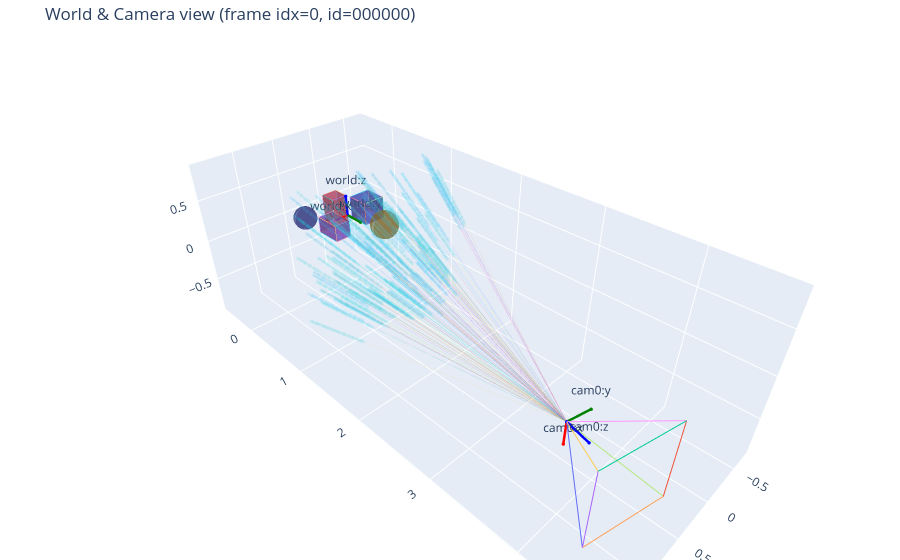

Notebook source saved alongside this figure:
### Code cell
if show_world_interactive:
    from nerflab.viz import plot_world_interactive
    try:
        world = load_world(world_json_path)
        cam = camera_from_loaded_H(batch["H_wc"])  
        idx = max(0, min(idx_frame_render, cam.B - 1))
        title = f"World & Camera view (frame idx={idx}, id={frame_ids[idx]})" if idx is not None else "All cam poses"

        idx_per_pose = torch.tensor([[idx_ray_render]], dtype=torch.long)

        fig, _ = plot_world_interactive(
            world,
            cameras=cam,
            cam_indices=[idx] if idx is not None else "all",
            draw_rays=True,
            draw_samples=True,
            # rays_indices=idx_per_pose,
            rays_per_pose=100,
            samples_deterministic=False,
            ray_alpha=0.25,
            samples_alpha=0.1,
            shape_edge_alpha=1.0,
            shape_face_alpha=0.6,
            set_labels=False,
            title=title,
            save_html=f"{scene_dir}/world_view.html",  # interactive output
            show=True,
        )
        # Optional static preview if you also want a PNG (requires `pip install kaleido`)
        # fig.write_image(f"{scene_dir}/world_view.png", scale=2)
    except Exception as e:
        print("[Warn] World Plotly view skipped due to error:", e)

### Figure 1 — Plotly figure (JSON) as saved in the notebook; plotly's stock layout.template omitted (floating-point values rounded to 4 significant figures; data arrays with more than 128 entries replaced by an {"elided": "..."} marker saying what was removed)
{"data": [{"flatshading": true, "hoverinfo": "skip", "i": [0, 0, 4, 4, 0, 0, 1, 1, 2, 2, 3, 3], "j": [1, 2, 6, 7, 4, 5, 5, 6, 6, 7, 7, 4], "k": [2, 3, 5, 6, 5, 1, 6, 2, 7, 3, 4, 0], "lighting": {"ambient": 0.5, "diffuse": 0.7, "specular": 0.1}, "name": "box", "opacity": 0.6, "type": "mesh3d", "x": [-0.44, -0.16, -0.16, -0.44, -0.44, -0.16, -0.16, -0.44], "y": [-0.14, -0.14, 0.14, 0.14, -0.14, -0.14, 0.14, 0.14], "z": [-0.14, -0.14, -0.14, -0.14, 0.14, 0.14, 0.14, 0.14]}, {"hoverinfo": "skip", "line": {"width": 1}, "mode": "lines", "name": "box-edge", "opacity": 1, "showlegend": false, "type": "scatter3d", "x": [-0.44, -0.16], "y": [-0.14, -0.14], "z": [-0.14, -0.14]}, {"hoverinfo": "skip", "line": {"width": 1}, "mode": "lines", "name": "box-edge", "opacity": 1, "showlegend": false, "type": "scatter3d", "x": [-0.16, -0.16], "y": [-0.14, 0.14], "z": [-0.14, -0.14]}, {"hoverinfo": "skip", "line": {"width": 1}, "mode": "lines", "name": "box-edge", "opacity": 1, "showlegend": false, "type": "scatter3d", "x": [-0.16, -0.44], "y": [0.14, 0.14], "z": [-0.14, -0.14]}, {"hoverinfo": "skip", "line": {"width": 1}, "mode": "lines", "name": "box-edge", "opacity": 1, "showlegend": false, "type": "scatter3d", "x": [-0.44, -0.44], "y": [0.14, -0.14], "z": [-0.14, -0.14]}, {"hoverinfo": "skip", "line": {"width": 1}, "mode": "lines", "name": "box-edge", "opacity": 1, "showlegend": false, "type": "scatter3d", "x": [-0.44, -0.16], "y": [-0.14, -0.14], "z": [0.14, 0.14]}, {"hoverinfo": "skip", "line": {"width": 1}, "mode": "lines", "name": "box-edge", "opacity": 1, "showlegend": false, "type": "scatter3d", "x": [-0.16, -0.16], "y": [-0.14, 0.14], "z": [0.14, 0.14]}, {"hoverinfo": "skip", "line": {"width": 1}, "mode": "lines", "name": "box-edge", "opacity": 1, "showlegend": false, "type": "scatter3d", "x": [-0.16, -0.44], "y": [0.14, 0.14], "z": [0.14, 0.14]}, {"hoverinfo": "skip", "line": {"width": 1}, "mode": "lines", "name": "box-edge", "opacity": 1, "showlegend": false, "type": "scatter3d", "x": [-0.44, -0.44], "y": [0.14, -0.14], "z": [0.14, 0.14]}, {"hoverinfo": "skip", "line": {"width": 1}, "mode": "lines", "name": "box-edge", "opacity": 1, "showlegend": false, "type": "scatter3d", "x": [-0.44, -0.44], "y": [-0.14, -0.14], "z": [-0.14, 0.14]}, {"hoverinfo": "skip", "line": {"width": 1}, "mode": "lines", "name": "box-edge", "opacity": 1, "showlegend": false, "type": "scatter3d", "x": [-0.16, -0.16], "y": [-0.14, -0.14], "z": [-0.14, 0.14]}, {"hoverinfo": "skip", "line": {"width": 1}, "mode": "lines", "name": "box-edge", "opacity": 1, "showlegend": false, "type": "scatter3d", "x": [-0.16, -0.16], "y": [0.14, 0.14], "z": [-0.14, 0.14]}, {"hoverinfo": "skip", "line": {"width": 1}, "mode": "lines", "name": "box-edge", "opacity": 1, "showlegend": false, "type": "scatter3d", "x": [-0.44, -0.44], "y": [0.14, 0.14], "z": [-0.14, 0.14]}, {"flatshading": true, "hoverinfo": "skip", "i": [0, 0, 4, 4, 0, 0, 1, 1, 2, 2, 3, 3], "j": [1, 2, 6, 7, 4, 5, 5, 6, 6, 7, 7, 4], "k": [2, 3, 5, 6, 5, 1, 6, 2, 7, 3, 4, 0], "lighting": {"ambient": 0.5, "diffuse": 0.7, "specular": 0.1}, "name": "box", "opacity": 0.6, "type": "mesh3d", "x": [0.18, 0.38, 0.38, 0.18, 0.18, 0.38, 0.38, 0.18], "y": [-0.04, -0.04, 0.28, 0.28, -0.04, -0.04, 0.28, 0.28], "z": [-0.1, -0.1, -0.1, -0.1, 0.1, 0.1, 0.1, 0.1]}, {"hoverinfo": "skip", "line": {"width": 1}, "mode": "lines", "name": "box-edge", "opacity": 1, "showlegend": false, "type": "scatter3d", "x": [0.18, 0.38], "y": [-0.04, -0.04], "z": [-0.1, -0.1]}, {"hoverinfo": "skip", "line": {"width": 1}, "mode": "lines", "name": "box-edge", "opacity": 1, "showlegend": false, "type": "scatter3d", "x": [0.38, 0.38], "y": [-0.04, 0.28], "z": [-0.1, -0.1]}, {"hoverinfo": "skip", "line": {"width": 1}, "mode": "lines", "name": "box-edge", "opacity": 1, "showlegend": false, "type": "scatter3d", "x": [0.38, 0.18], "y": [0.28, 0.28], "z": [-0.1, -0.1]}, {"hoverinfo": "skip", "line": {"width": 1}, "mode": "lines", "name": "box-edge", "opacity": 1, "showlegend": false, "type": "scatter3d", "x": [0.18, 0.18], "y": [0.28, -0.04], "z": [-0.1, -0.1]}, {"hoverinfo": "skip", "line": {"width": 1}, "mode": "lines", "name": "box-edge", "opacity": 1, "showlegend": false, "type": "scatter3d", "x": [0.18, 0.38], "y": [-0.04, -0.04], "z": [0.1, 0.1]}, {"hoverinfo": "skip", "line": {"width": 1}, "mode": "lines", "name": "box-edge", "opacity": 1, "showlegend": false, "type": "scatter3d", "x": [0.38, 0.38], "y": [-0.04, 0.28], "z": [0.1, 0.1]}, {"hoverinfo": "skip", "line": {"width": 1}, "mode": "lines", "name": "box-edge", "opacity": 1, "showlegend": false, "type": "scatter3d", "x": [0.38, 0.18], "y": [0.28, 0.28], "z": [0.1, 0.1]}, {"hoverinfo": "skip", "line": {"width": 1}, "mode": "lines", "name": "box-edge", "opacity": 1, "showlegend": false, "type": "scatter3d", "x": [0.18, 0.18], "y": [0.28, -0.04], "z": [0.1, 0.1]}, {"hoverinfo": "skip", "line": {"width": 1}, "mode": "lines", "name": "box-edge", "opacity": 1, "showlegend": false, "type": "scatter3d", "x": [0.18, 0.18], "y": [-0.04, -0.04], "z": [-0.1, 0.1]}, {"hoverinfo": "skip", "line": {"width": 1}, "mode": "lines", "name": "box-edge", "opacity": 1, "showlegend": false, "type": "scatter3d", "x": [0.38, 0.38], "y": [-0.04, -0.04], "z": [-0.1, 0.1]}, {"hoverinfo": "skip", "line": {"width": 1}, "mode": "lines", "name": "box-edge", "opacity": 1, "showlegend": false, "type": "scatter3d", "x": [0.38, 0.38], "y": [0.28, 0.28], "z": [-0.1, 0.1]}, {"hoverinfo": "skip", "line": {"width": 1}, "mode": "lines", "name": "box-edge", "opacity": 1, "showlegend": false, "type": "scatter3d", "x": [0.18, 0.18], "y": [0.28, 0.28], "z": [-0.1, 0.1]}, {"flatshading": true, "hoverinfo": "skip", "i": [0, 0, 4, 4, 0, 0, 1, 1, 2, 2, 3, 3], "j": [1, 2, 6, 7, 4, 5, 5, 6, 6, 7, 7, 4], "k": [2, 3, 5, 6, 5, 1, 6, 2, 7, 3, 4, 0], "lighting": {"ambient": 0.5, "diffuse": 0.7, "specular": 0.1}, "name": "box", "opacity": 0.6, "type": "mesh3d", "x": [-0.1, 0.1, 0.1, -0.1, -0.1, 0.1, 0.1, -0.1], "y": [-0.34, -0.34, -0.14, -0.14, -0.34, -0.34, -0.14, -0.14], "z": [-0.18, -0.18, -0.18, -0.18, 0.18, 0.18, 0.18, 0.18]}, {"hoverinfo": "skip", "line": {"width": 1}, "mode": "lines", "name": "box-edge", "opacity": 1, "showlegend": false, "type": "scatter3d", "x": [-0.1, 0.1], "y": [-0.34, -0.34], "z": [-0.18, -0.18]}, {"hoverinfo": "skip", "line": {"width": 1}, "mode": "lines", "name": "box-edge", "opacity": 1, "showlegend": false, "type": "scatter3d", "x": [0.1, 0.1], "y": [-0.34, -0.14], "z": [-0.18, -0.18]}, {"hoverinfo": "skip", "line": {"width": 1}, "mode": "lines", "name": "box-edge", "opacity": 1, "showlegend": false, "type": "scatter3d", "x": [0.1, -0.1], "y": [-0.14, -0.14], "z": [-0.18, -0.18]}, {"hoverinfo": "skip", "line": {"width": 1}, "mode": "lines", "name": "box-edge", "opacity": 1, "showlegend": false, "type": "scatter3d", "x": [-0.1, -0.1], "y": [-0.14, -0.34], "z": [-0.18, -0.18]}, {"hoverinfo": "skip", "line": {"width": 1}, "mode": "lines", "name": "box-edge", "opacity": 1, "showlegend": false, "type": "scatter3d", "x": [-0.1, 0.1], "y": [-0.34, -0.34], "z": [0.18, 0.18]}, {"hoverinfo": "skip", "line": {"width": 1}, "mode": "lines", "name": "box-edge", "opacity": 1, "showlegend": false, "type": "scatter3d", "x": [0.1, 0.1], "y": [-0.34, -0.14], "z": [0.18, 0.18]}, {"hoverinfo": "skip", "line": {"width": 1}, "mode": "lines", "name": "box-edge", "opacity": 1, "showlegend": false, "type": "scatter3d", "x": [0.1, -0.1], "y": [-0.14, -0.14], "z": [0.18, 0.18]}, {"hoverinfo": "skip", "line": {"width": 1}, "mode": "lines", "name": "box-edge", "opacity": 1, "showlegend": false, "type": "scatter3d", "x": [-0.1, -0.1], "y": [-0.14, -0.34], "z": [0.18, 0.18]}, {"hoverinfo": "skip", "line": {"width": 1}, "mode": "lines", "name": "box-edge", "opacity": 1, "showlegend": false, "type": "scatter3d", "x": [-0.1, -0.1], "y": [-0.34, -0.34], "z": [-0.18, 0.18]}, {"hoverinfo": "skip", "line": {"width": 1}, "mode": "lines", "name": "box-edge", "opacity": 1, "showlegend": false, "type": "scatter3d", "x": [0.1, 0.1], "y": [-0.34, -0.34], "z": [-0.18, 0.18]}, {"hoverinfo": "skip", "line": {"width": 1}, "mode": "lines", "name": "box-edge", "opacity": 1, "showlegend": false, "type": "scatter3d", "x": [0.1, 0.1], "y": [-0.14, -0.14], "z": [-0.18, 0.18]}, {"hoverinfo": "skip", "line": {"width": 1}, "mode": "lines", "name": "box-edge", "opacity": 1, "showlegend": false, "type": "scatter3d", "x": [-0.1, -0.1], "y": [-0.14, -0.14], "z": [-0.18, 0.18]}, {"flatshading": true, "hoverinfo": "skip", "i": {"elided": "1482 int values"}, "j": {"elided": "1482 int values"}, "k": {"elided": "1482 int values"}, "lighting": {"ambient": 0.5, "diffuse": 0.7, "specular": 0.1}, "name": "sphere", "opacity": 0.6, "type": "mesh3d", "x": {"elided": "800 float values"}, "y": {"elided": "800 float values"}, "z": {"elided": "800 float values"}}, {"flatshading": true, "hoverinfo": "skip", "i": {"elided": "1482 int values"}, "j": {"elided": "1482 int values"}, "k": {"elided": "1482 int values"}, "lighting": {"ambient": 0.5, "diffuse": 0.7, "specular": 0.1}, "name": "sphere", "opacity": 0.6, "type": "mesh3d", "x": {"elided": "800 float values"}, "y": {"elided": "800 float values"}, "z": {"elided": "800 float values"}}, {"hovertemplate": "world:x axis<extra></extra>", "line": {"color": "red", "width": 5}, "marker": {"color": "red", "size": 2}, "mode": "lines+markers+text", "name": "world:x", "showlegend": false, "text": [null, "world:x"], "textposition": "top center", "type": "scatter3d", "x": [0, 0.25], "y": [0, 0], "z": [0, 0]}, {"hovertemplate": "world:y axis<extra></extra>", "line": {"color": "green", "width": 5}, "marker": {"color": "green", "size": 2}, "mode": "lines+markers+text", "name": "world:y", "showlegend": false, "text": [null, "world:y"], "textposition": "top center", "type": "scatter3d", "x": [0, 0], "y": [0, 0.25], "z": [0, 0]}, {"hovertemplate": "world:z axis<extra></extra>", "line": {"color": "blue", "width": 5}, "marker": {"color": "blue", "size": 2}, "mode": "lines+markers+text", "name": "world:z", "showlegend": false, "text": [null, "world:z"], "textposition": "top center", "type": "scatter3d", "x": [0, 0], "y": [0, 0], "z": [0, 0.25]}, {"hovertemplate": "cam0:x axis<extra></extra>", "line": {"color": "red", "width": 5}, "marker": {"color": "red", "size": 2}, "mode": "lines+markers+text", "name": "cam0:x", "showlegend": false, "text": [null, "cam0:x"], "textposition": "top center", "type": "scatter3d", "x": [0.8895, 0.8895], "y": [3.9, 3.9], "z": [0, -0.25]}, {"hovertemplate": "cam0:y axis<extra></extra>", "line": {"color": "green", "width": 5}, "marker": {"color": "green", "size": 2}, "mode": "lines+markers+text", "name": "cam0:y", "showlegend": false, "text": [null, "cam0:y"], "textposition": "top center", "type": "scatter3d", "x": [0.8895, 0.6458], "y": [3.9, 3.955], "z": [0, 0]}, {"hovertemplate": "cam0:z axis<extra></extra>", "line": {"color": "blue", "width": 5}, "marker": {"color": "blue", "size": 2}, "mode": "lines+markers+text", "name": "cam0:z", "showlegend": false, "text": [null, "cam0:z"], "textposition": "top center", "type": "scatter3d", "x": [0.8895, 0.9451], "y": [3.9, 4.144], "z": [0, 0]}, {"hoverinfo": "skip", "line": {"width": 2}, "mode": "lines", "name": "cam0", "opacity": 1, "showlegend": false, "type": "scatter3d", "x": [0.8895, 0.6512], "y": [3.9, 4.672], "z": [0.0, -0.4041]}, {"hoverinfo": "skip", "line": {"width": 2}, "mode": "lines", "name": "cam0", "opacity": 1, "showlegend": false, "type": "scatter3d", "x": [0.8895, 0.6512], "y": [3.9, 4.672], "z": [0.0, 0.4041]}, {"hoverinfo": "skip", "line": {"width": 2}, "mode": "lines", "name": "cam0", "opacity": 1, "showlegend": false, "type": "scatter3d", "x": [0.8895, 1.439], "y": [3.9, 4.492], "z": [0.0, 0.4041]}, {"hoverinfo": "skip", "line": {"width": 2}, "mode": "lines", "name": "cam0", "opacity": 1, "showlegend": false, "type": "scatter3d", "x": [0.8895, 1.439], "y": [3.9, 4.492], "z": [0.0, -0.4041]}, {"hoverinfo": "skip", "line": {"width": 2}, "mode": "lines", "name": "cam0", "opacity": 1, "showlegend": false, "type": "scatter3d", "x": [0.6512, 0.6512], "y": [4.672, 4.672], "z": [-0.4041, 0.4041]}, {"hoverinfo": "skip", "line": {"width": 2}, "mode": "lines", "name": "cam0", "opacity": 1, "showlegend": false, "type": "scatter3d", "x": [0.6512, 1.439], "y": [4.672, 4.492], "z": [0.4041, 0.4041]}, {"hoverinfo": "skip", "line": {"width": 2}, "mode": "lines", "name": "cam0", "opacity": 1, "showlegend": false, "type": "scatter3d", "x": [1.439, 1.439], "y": [4.492, 4.492], "z": [0.4041, -0.4041]}, {"hoverinfo": "skip", "line": {"width": 2}, "mode": "lines", "name": "cam0", "opacity": 1, "showlegend": false, "type": "scatter3d", "x": [1.439, 0.6512], "y": [4.492, 4.672], "z": [-0.4041, -0.4041]}, {"marker": {"opacity": 0.1, "size": 2}, "mode": "markers", "name": "samples", "showlegend": false, "type": "scatter3d", "x": {"elided": "4000 float values"}, "y": {"elided": "4000 float values"}, "z": {"elided": "4000 float values"}}, {"hoverinfo": "skip", "line": {"width": 0.8}, "mode": "lines", "name": "ray", "opacity": 0.25, "showlegend": false, "type": "scatter3d", "x": [0.8895, 0.8177], "y": [3.9, 0.4099], "z": [0.0, -0.2548]}, {"hoverinfo": "skip", "line": {"width": 0.8}, "mode": "lines", "name": "ray", "opacity": 0.25, "showlegend": false, "type": "scatter3d", "x": [0.8895, 0.8105], "y": [3.9, 0.4211], "z": [0.0, -0.3768]}, {"hoverinfo": "skip", "line": {"width": 0.8}, "mode": "lines", "name": "ray", "opacity": 0.25, "showlegend": false, "type": "scatter3d", "x": [0.8895, -0.5328], "y": [3.9, 0.7992], "z": [0.0, 0.7829]}, {"hoverinfo": "skip", "line": {"width": 0.8}, "mode": "lines", "name": "ray", "opacity": 0.25, "showlegend": false, "type": "scatter3d", "x": [0.8895, -0.1796], "y": [3.9, 0.5751], "z": [0.0, 0.2302]}, {"hoverinfo": "skip", "line": {"width": 0.8}, "mode": "lines", "name": "ray", "opacity": 0.25, "showlegend": false, "type": "scatter3d", "x": [0.8895, 0.2681], "y": [3.9, 0.4556], "z": [0.0, -0.02635]}, {"hoverinfo": "skip", "line": {"width": 0.8}, "mode": "lines", "name": "ray", "opacity": 0.25, "showlegend": false, "type": "scatter3d", "x": [0.8895, 0.5741], "y": [3.9, 0.4462], "z": [0.0, -0.472]}, {"hoverinfo": "skip", "line": {"width": 0.8}, "mode": "lines", "name": "ray", "opacity": 0.25, "showlegend": false, "type": "scatter3d", "x": [0.8895, -0.02468], "y": [3.9, 0.625], "z": [0.0, -0.8304]}, {"hoverinfo": "skip", "line": {"width": 0.8}, "mode": "lines", "name": "ray", "opacity": 0.25, "showlegend": false, "type": "scatter3d", "x": [0.8895, 0.829], "y": [3.9, 0.4125], "z": [0.0, -0.2915]}, {"hoverinfo": "skip", "line": {"width": 0.8}, "mode": "lines", "name": "ray", "opacity": 0.25, "showlegend": false, "type": "scatter3d", "x": [0.8895, -0.2052], "y": [3.9, 0.5838], "z": [0.0, 0.2358]}, {"hoverinfo": "skip", "line": {"width": 0.8}, "mode": "lines", "name": "ray", "opacity": 0.25, "showlegend": false, "type": "scatter3d", "x": [0.8895, 0.5342], "y": [3.9, 0.43], "z": [0.0, 0.2899]}, {"hoverinfo": "skip", "line": {"width": 0.8}, "mode": "lines", "name": "ray", "opacity": 0.25, "showlegend": false, "type": "scatter3d", "x": [0.8895, -0.05075], "y": [3.9, 0.5316], "z": [0.0, -0.1433]}, {"hoverinfo": "skip", "line": {"width": 0.8}, "mode": "lines", "name": "ray", "opacity": 0.25, "showlegend": false, "type": "scatter3d", "x": [0.8895, 0.7348], "y": [3.9, 0.405], "z": [0.0, -0.1095]}, {"hoverinfo": "skip", "line": {"width": 0.8}, "mode": "lines", "name": "ray", "opacity": 0.25, "showlegend": false, "type": "scatter3d", "x": [0.8895, -0.498], "y": [3.9, 0.7045], "z": [0.0, -0.3383]}, {"hoverinfo": "skip", "line": {"width": 0.8}, "mode": "lines", "name": "ray", "opacity": 0.25, "showlegend": false, "type": "scatter3d", "x": [0.8895, 0.5842], "y": [3.9, 0.4302], "z": [0.0, -0.3438]}, {"hoverinfo": "skip", "line": {"width": 0.8}, "mode": "lines", "name": "ray", "opacity": 0.25, "showlegend": false, "type": "scatter3d", "x": [0.8895, -0.4492], "y": [3.9, 0.7136], "z": [0.0, -0.553]}, {"hoverinfo": "skip", "line": {"width": 0.8}, "mode": "lines", "name": "ray", "opacity": 0.25, "showlegend": false, "type": "scatter3d", "x": [0.8895, 0.3311], "y": [3.9, 0.4551], "z": [0.0, 0.2683]}, {"hoverinfo": "skip", "line": {"width": 0.8}, "mode": "lines", "name": "ray", "opacity": 0.25, "showlegend": false, "type": "scatter3d", "x": [0.8895, 0.5525], "y": [3.9, 0.4205], "z": [0.0, -0.1742]}, {"hoverinfo": "skip", "line": {"width": 0.8}, "mode": "lines", "name": "ray", "opacity": 0.25, "showlegend": false, "type": "scatter3d", "x": [0.8895, -0.6035], "y": [3.9, 0.7948], "z": [0.0, -0.616]}, {"hoverinfo": "skip", "line": {"width": 0.8}, "mode": "lines", "name": "ray", "opacity": 0.25, "showlegend": false, "type": "scatter3d", "x": [0.8895, -0.05758], "y": [3.9, 0.5645], "z": [0.0, -0.4784]}, {"hoverinfo": "skip", "line": {"width": 0.8}, "mode": "lines", "name": "ray", "opacity": 0.25, "showlegend": false, "type": "scatter3d", "x": [0.8895, -0.3305], "y": [3.9, 0.644], "z": [0.0, 0.401]}, {"hoverinfo": "skip", "line": {"width": 0.8}, "mode": "lines", "name": "ray", "opacity": 0.25, "showlegend": false, "type": "scatter3d", "x": [0.8895, -0.3077], "y": [3.9, 0.6174], "z": [0.0, -0.2061]}, {"hoverinfo": "skip", "line": {"width": 0.8}, "mode": "lines", "name": "ray", "opacity": 0.25, "showlegend": false, "type": "scatter3d", "x": [0.8895, 0.9173], "y": [3.9, 0.4882], "z": [0.0, 0.7812]}, {"hoverinfo": "skip", "line": {"width": 0.8}, "mode": "lines", "name": "ray", "opacity": 0.25, "showlegend": false, "type": "scatter3d", "x": [0.8895, -0.6952], "y": [3.9, 0.8309], "z": [0.0, 0.5657]}, {"hoverinfo": "skip", "line": {"width": 0.8}, "mode": "lines", "name": "ray", "opacity": 0.25, "showlegend": false, "type": "scatter3d", "x": [0.8895, -0.6], "y": [3.9, 0.7334], "z": [0.0, 0.07156]}, {"hoverinfo": "skip", "line": {"width": 0.8}, "mode": "lines", "name": "ray", "opacity": 0.25, "showlegend": false, "type": "scatter3d", "x": [0.8895, 0.04284], "y": [3.9, 0.504], "z": [0.0, -0.04102]}, {"hoverinfo": "skip", "line": {"width": 0.8}, "mode": "lines", "name": "ray", "opacity": 0.25, "showlegend": false, "type": "scatter3d", "x": [0.8895, 0.7811], "y": [3.9, 0.4376], "z": [0.0, -0.501]}, {"hoverinfo": "skip", "line": {"width": 0.8}, "mode": "lines", "name": "ray", "opacity": 0.25, "showlegend": false, "type": "scatter3d", "x": [0.8895, -0.02736], "y": [3.9, 0.5869], "z": [0.0, -0.6585]}, {"hoverinfo": "skip", "line": {"width": 0.8}, "mode": "lines", "name": "ray", "opacity": 0.25, "showlegend": false, "type": "scatter3d", "x": [0.8895, -0.5039], "y": [3.9, 0.7098], "z": [0.0, 0.3637]}, {"hoverinfo": "skip", "line": {"width": 0.8}, "mode": "lines", "name": "ray", "opacity": 0.25, "showlegend": false, "type": "scatter3d", "x": [0.8895, 0.5484], "y": [3.9, 0.4178], "z": [0.0, -0.0959]}, {"hoverinfo": "skip", "line": {"width": 0.8}, "mode": "lines", "name": "ray", "opacity": 0.25, "showlegend": false, "type": "scatter3d", "x": [0.8895, 0.3892], "y": [3.9, 0.5036], "z": [0.0, -0.6821]}, {"hoverinfo": "skip", "line": {"width": 0.8}, "mode": "lines", "name": "ray", "opacity": 0.25, "showlegend": false, "type": "scatter3d", "x": [0.8895, 0.1189], "y": [3.9, 0.4861], "z": [0.0, -0.04689]}, {"hoverinfo": "skip", "line": {"width": 0.8}, "mode": "lines", "name": "ray", "opacity": 0.25, "showlegend": false, "type": "scatter3d", "x": [0.8895, -0.02783], "y": [3.9, 0.5416], "z": [0.0, -0.3611]}, {"hoverinfo": "skip", "line": {"width": 0.8}, "mode": "lines", "name": "ray", "opacity": 0.25, "showlegend": false, "type": "scatter3d", "x": [0.8895, 0.2026], "y": [3.9, 0.5635], "z": [0.0, 0.8042]}, {"hoverinfo": "skip", "line": {"width": 0.8}, "mode": "lines", "name": "ray", "opacity": 0.25, "showlegend": false, "type": "scatter3d", "x": [0.8895, 0.6286], "y": [3.9, 0.4119], "z": [0.0, -0.1274]}, {"hoverinfo": "skip", "line": {"width": 0.8}, "mode": "lines", "name": "ray", "opacity": 0.25, "showlegend": false, "type": "scatter3d", "x": [0.8895, -0.1735], "y": [3.9, 0.6438], "z": [0.0, 0.7197]}, {"hoverinfo": "skip", "line": {"width": 0.8}, "mode": "lines", "name": "ray", "opacity": 0.25, "showlegend": false, "type": "scatter3d", "x": [0.8895, -0.6208], "y": [3.9, 0.7672], "z": [0.0, -0.3946]}, {"hoverinfo": "skip", "line": {"width": 0.8}, "mode": "lines", "name": "ray", "opacity": 0.25, "showlegend": false, "type": "scatter3d", "x": [0.8895, 0.804], "y": [3.9, 0.4622], "z": [0.0, -0.652]}, {"hoverinfo": "skip", "line": {"width": 0.8}, "mode": "lines", "name": "ray", "opacity": 0.25, "showlegend": false, "type": "scatter3d", "x": [0.8895, 0.2215], "y": [3.9, 0.5609], "z": [0.0, 0.8095]}, {"hoverinfo": "skip", "line": {"width": 0.8}, "mode": "lines", "name": "ray", "opacity": 0.25, "showlegend": false, "type": "scatter3d", "x": [0.8895, -0.09425], "y": [3.9, 0.6169], "z": [0.0, -0.7101]}, {"hoverinfo": "skip", "line": {"width": 0.8}, "mode": "lines", "name": "ray", "opacity": 0.25, "showlegend": false, "type": "scatter3d", "x": [0.8895, -0.5881], "y": [3.9, 0.8185], "z": [0.0, 0.7563]}, {"hoverinfo": "skip", "line": {"width": 0.8}, "mode": "lines", "name": "ray", "opacity": 0.25, "showlegend": false, "type": "scatter3d", "x": [0.8895, -0.3961], "y": [3.9, 0.6642], "z": [0.0, -0.3572]}, {"hoverinfo": "skip", "line": {"width": 0.8}, "mode": "lines", "name": "ray", "opacity": 0.25, "showlegend": false, "type": "scatter3d", "x": [0.8895, -0.2661], "y": [3.9, 0.5968], "z": [0.0, -0.06697]}, {"hoverinfo": "skip", "line": {"width": 0.8}, "mode": "lines", "name": "ray", "opacity": 0.25, "showlegend": false, "type": "scatter3d", "x": [0.8895, 0.9361], "y": [3.9, 0.4336], "z": [0.0, -0.4824]}, {"hoverinfo": "skip", "line": {"width": 0.8}, "mode": "lines", "name": "ray", "opacity": 0.25, "showlegend": false, "type": "scatter3d", "x": [0.8895, 0.01658], "y": [3.9, 0.5117], "z": [0.0, 0.09079]}, {"hoverinfo": "skip", "line": {"width": 0.8}, "mode": "lines", "name": "ray", "opacity": 0.25, "showlegend": false, "type": "scatter3d", "x": [0.8895, 0.6609], "y": [3.9, 0.4376], "z": [0.0, 0.459]}, {"hoverinfo": "skip", "line": {"width": 0.8}, "mode": "lines", "name": "ray", "opacity": 0.25, "showlegend": false, "type": "scatter3d", "x": [0.8895, 0.3334], "y": [3.9, 0.445], "z": [0.0, 0.07018]}, {"hoverinfo": "skip", "line": {"width": 0.8}, "mode": "lines", "name": "ray", "opacity": 0.25, "showlegend": false, "type": "scatter3d", "x": [0.8895, 0.06443], "y": [3.9, 0.5428], "z": [0.0, 0.547]}, {"hoverinfo": "skip", "line": {"width": 0.8}, "mode": "lines", "name": "ray", "opacity": 0.25, "showlegend": false, "type": "scatter3d", "x": [0.8895, -0.5085], "y": [3.9, 0.8086], "z": [0.0, 0.8602]}, {"hoverinfo": "skip", "line": {"width": 0.8}, "mode": "lines", "name": "ray", "opacity": 0.25, "showlegend": false, "type": "scatter3d", "x": [0.8895, -0.3406], "y": [3.9, 0.7438], "z": [0.0, -0.881]}, {"hoverinfo": "skip", "line": {"width": 0.8}, "mode": "lines", "name": "ray", "opacity": 0.25, "showlegend": false, "type": "scatter3d", "x": [0.8895, -0.3096], "y": [3.9, 0.6784], "z": [0.0, 0.6591]}, {"hoverinfo": "skip", "line": {"width": 0.8}, "mode": "lines", "name": "ray", "opacity": 0.25, "showlegend": false, "type": "scatter3d", "x": [0.8895, 0.03966], "y": [3.9, 0.5859], "z": [0.0, 0.7388]}, {"hoverinfo": "skip", "line": {"width": 0.8}, "mode": "lines", "name": "ray", "opacity": 0.25, "showlegend": false, "type": "scatter3d", "x": [0.8895, 0.4525], "y": [3.9, 0.4887], "z": [0.0, -0.6506]}, {"hoverinfo": "skip", "line": {"width": 0.8}, "mode": "lines", "name": "ray", "opacity": 0.25, "showlegend": false, "type": "scatter3d", "x": [0.8895, 0.3367], "y": [3.9, 0.4895], "z": [0.0, -0.5601]}, {"hoverinfo": "skip", "line": {"width": 0.8}, "mode": "lines", "name": "ray", "opacity": 0.25, "showlegend": false, "type": "scatter3d", "x": [0.8895, 0.3696], "y": [3.9, 0.4759], "z": [0.0, 0.5061]}, {"hoverinfo": "skip", "line": {"width": 0.8}, "mode": "lines", "name": "ray", "opacity": 0.25, "showlegend": false, "type": "scatter3d", "x": [0.8895, -0.3531], "y": [3.9, 0.7016], "z": [0.0, -0.6907]}, {"hoverinfo": "skip", "line": {"width": 0.8}, "mode": "lines", "name": "ray", "opacity": 0.25, "showlegend": false, "type": "scatter3d", "x": [0.8895, 0.1161], "y": [3.9, 0.4914], "z": [0.0, -0.1844]}, {"hoverinfo": "skip", "line": {"width": 0.8}, "mode": "lines", "name": "ray", "opacity": 0.25, "showlegend": false, "type": "scatter3d", "x": [0.8895, 0.166], "y": [3.9, 0.5012], "z": [0.0, -0.4189]}, {"hoverinfo": "skip", "line": {"width": 0.8}, "mode": "lines", "name": "ray", "opacity": 0.25, "showlegend": false, "type": "scatter3d", "x": [0.8895, -0.1829], "y": [3.9, 0.6754], "z": [0.0, -0.8383]}, {"hoverinfo": "skip", "line": {"width": 0.8}, "mode": "lines", "name": "ray", "opacity": 0.25, "showlegend": false, "type": "scatter3d", "x": [0.8895, -0.4915], "y": [3.9, 0.6911], "z": [0.0, -0.2158]}, {"hoverinfo": "skip", "line": {"width": 0.8}, "mode": "lines", "name": "ray", "opacity": 0.25, "showlegend": false, "type": "scatter3d", "x": [0.8895, -0.2969], "y": [3.9, 0.6135], "z": [0.0, 0.2062]}, {"hoverinfo": "skip", "line": {"width": 0.8}, "mode": "lines", "name": "ray", "opacity": 0.25, "showlegend": false, "type": "scatter3d", "x": [0.8895, 0.8438], "y": [3.9, 0.4092], "z": [0.0, 0.2515]}, {"hoverinfo": "skip", "line": {"width": 0.8}, "mode": "lines", "name": "ray", "opacity": 0.25, "showlegend": false, "type": "scatter3d", "x": [0.8895, 0.5438], "y": [3.9, 0.4866], "z": [0.0, -0.6928]}, {"hoverinfo": "skip", "line": {"width": 0.8}, "mode": "lines", "name": "ray", "opacity": 0.25, "showlegend": false, "type": "scatter3d", "x": [0.8895, 0.6966], "y": [3.9, 0.4677], "z": [0.0, 0.6584]}, {"hoverinfo": "skip", "line": {"width": 0.8}, "mode": "lines", "name": "ray", "opacity": 0.25, "showlegend": false, "type": "scatter3d", "x": [0.8895, 0.1689], "y": [3.9, 0.5513], "z": [0.0, -0.7198]}, {"hoverinfo": "skip", "line": {"width": 0.8}, "mode": "lines", "name": "ray", "opacity": 0.25, "showlegend": false, "type": "scatter3d", "x": [0.8895, 0.9929], "y": [3.9, 0.4806], "z": [0.0, 0.7402]}, {"hoverinfo": "skip", "line": {"width": 0.8}, "mode": "lines", "name": "ray", "opacity": 0.25, "showlegend": false, "type": "scatter3d", "x": [0.8895, 0.5768], "y": [3.9, 0.4341], "z": [0.0, -0.3754]}, {"hoverinfo": "skip", "line": {"width": 0.8}, "mode": "lines", "name": "ray", "opacity": 0.25, "showlegend": false, "type": "scatter3d", "x": [0.8895, 0.9215], "y": [3.9, 0.4297], "z": [0.0, 0.4551]}, {"hoverinfo": "skip", "line": {"width": 0.8}, "mode": "lines", "name": "ray", "opacity": 0.25, "showlegend": false, "type": "scatter3d", "x": [0.8895, 0.1345], "y": [3.9, 0.4844], "z": [0.0, -0.1201]}, {"hoverinfo": "skip", "line": {"width": 0.8}, "mode": "lines", "name": "ray", "opacity": 0.25, "showlegend": false, "type": "scatter3d", "x": [0.8895, -0.7003], "y": [3.9, 0.8445], "z": [0.0, 0.6222]}, {"hoverinfo": "skip", "line": {"width": 0.8}, "mode": "lines", "name": "ray", "opacity": 0.25, "showlegend": false, "type": "scatter3d", "x": [0.8895, 0.1927], "y": [3.9, 0.4764], "z": [0.0, 0.2106]}, {"hoverinfo": "skip", "line": {"width": 0.8}, "mode": "lines", "name": "ray", "opacity": 0.25, "showlegend": false, "type": "scatter3d", "x": [0.8895, -0.6588], "y": [3.9, 0.8063], "z": [0.0, 0.5318]}, {"hoverinfo": "skip", "line": {"width": 0.8}, "mode": "lines", "name": "ray", "opacity": 0.25, "showlegend": false, "type": "scatter3d", "x": [0.8895, 0.6576], "y": [3.9, 0.4449], "z": [0.0, 0.5097]}, {"hoverinfo": "skip", "line": {"width": 0.8}, "mode": "lines", "name": "ray", "opacity": 0.25, "showlegend": false, "type": "scatter3d", "x": [0.8895, 0.5615], "y": [3.9, 0.4343], "z": [0.0, 0.3642]}, {"hoverinfo": "skip", "line": {"width": 0.8}, "mode": "lines", "name": "ray", "opacity": 0.25, "showlegend": false, "type": "scatter3d", "x": [0.8895, 0.1687], "y": [3.9, 0.5502], "z": [0.0, 0.7143]}, {"hoverinfo": "skip", "line": {"width": 0.8}, "mode": "lines", "name": "ray", "opacity": 0.25, "showlegend": false, "type": "scatter3d", "x": [0.8895, 0.1374], "y": [3.9, 0.5153], "z": [0.0, 0.479]}, {"hoverinfo": "skip", "line": {"width": 0.8}, "mode": "lines", "name": "ray", "opacity": 0.25, "showlegend": false, "type": "scatter3d", "x": [0.8895, 0.5711], "y": [3.9, 0.4958], "z": [0.0, -0.7493]}, {"hoverinfo": "skip", "line": {"width": 0.8}, "mode": "lines", "name": "ray", "opacity": 0.25, "showlegend": false, "type": "scatter3d", "x": [0.8895, -0.1366], "y": [3.9, 0.5698], "z": [0.0, 0.3288]}, {"hoverinfo": "skip", "line": {"width": 0.8}, "mode": "lines", "name": "ray", "opacity": 0.25, "showlegend": false, "type": "scatter3d", "x": [0.8895, 0.5893], "y": [3.9, 0.4452], "z": [0.0, 0.4746]}, {"hoverinfo": "skip", "line": {"width": 0.8}, "mode": "lines", "name": "ray", "opacity": 0.25, "showlegend": false, "type": "scatter3d", "x": [0.8895, 0.2194], "y": [3.9, 0.5505], "z": [0.0, 0.7634]}, {"hoverinfo": "skip", "line": {"width": 0.8}, "mode": "lines", "name": "ray", "opacity": 0.25, "showlegend": false, "type": "scatter3d", "x": [0.8895, 0.1101], "y": [3.9, 0.5852], "z": [0.0, -0.8097]}, {"hoverinfo": "skip", "line": {"width": 0.8}, "mode": "lines", "name": "ray", "opacity": 0.25, "showlegend": false, "type": "scatter3d", "x": [0.8895, -0.501], "y": [3.9, 0.6881], "z": [0.0, 0.03457]}, {"hoverinfo": "skip", "line": {"width": 0.8}, "mode": "lines", "name": "ray", "opacity": 0.25, "showlegend": false, "type": "scatter3d", "x": [0.8895, -0.4971], "y": [3.9, 0.6971], "z": [0.0, -0.2643]}, {"hoverinfo": "skip", "line": {"width": 0.8}, "mode": "lines", "name": "ray", "opacity": 0.25, "showlegend": false, "type": "scatter3d", "x": [0.8895, 0.1611], "y": [3.9, 0.4965], "z": [0.0, 0.3701]}, {"hoverinfo": "skip", "line": {"width": 0.8}, "mode": "lines", "name": "ray", "opacity": 0.25, "showlegend": false, "type": "scatter3d", "x": [0.8895, 0.9997], "y": [3.9, 0.4943], "z": [0.0, -0.8003]}, {"hoverinfo": "skip", "line": {"width": 0.8}, "mode": "lines", "name": "ray", "opacity": 0.25, "showlegend": false, "type": "scatter3d", "x": [0.8895, -0.06129], "y": [3.9, 0.6346], "z": [0.0, -0.8272]}, {"hoverinfo": "skip", "line": {"width": 0.8}, "mode": "lines", "name": "ray", "opacity": 0.25, "showlegend": false, "type": "scatter3d", "x": [0.8895, 0.1953], "y": [3.9, 0.5469], "z": [0.0, -0.7252]}, {"hoverinfo": "skip", "line": {"width": 0.8}, "mode": "lines", "name": "ray", "opacity": 0.25, "showlegend": false, "type": "scatter3d", "x": [0.8895, 0.4831], "y": [3.9, 0.4563], "z": [0.0, 0.4763]}, {"hoverinfo": "skip", "line": {"width": 0.8}, "mode": "lines", "name": "ray", "opacity": 0.25, "showlegend": false, "type": "scatter3d", "x": [0.8895, -0.508], "y": [3.9, 0.719], "z": [0.0, -0.4228]}, {"hoverinfo": "skip", "line": {"width": 0.8}, "mode": "lines", "name": "ray", "opacity": 0.25, "showlegend": false, "type": "scatter3d", "x": [0.8895, 0.1393], "y": [3.9, 0.5239], "z": [0.0, 0.5386]}, {"hoverinfo": "skip", "line": {"width": 0.8}, "mode": "lines", "name": "ray", "opacity": 0.25, "showlegend": false, "type": "scatter3d", "x": [0.8895, 0.6371], "y": [3.9, 0.4751], "z": [0.0, -0.6766]}, {"hoverinfo": "skip", "line": {"width": 0.8}, "mode": "lines", "name": "ray", "opacity": 0.25, "showlegend": false, "type": "scatter3d", "x": [0.8895, -0.5521], "y": [3.9, 0.8181], "z": [0.0, 0.8214]}, {"hoverinfo": "skip", "line": {"width": 0.8}, "mode": "lines", "name": "ray", "opacity": 0.25, "showlegend": false, "type": "scatter3d", "x": [0.8895, -0.5162], "y": [3.9, 0.7005], "z": [0.0, -0.1954]}, {"hoverinfo": "skip", "line": {"width": 0.8}, "mode": "lines", "name": "ray", "opacity": 0.25, "showlegend": false, "type": "scatter3d", "x": [0.8895, -0.1963], "y": [3.9, 0.5736], "z": [0.0, -0.08461]}, {"hoverinfo": "skip", "line": {"width": 0.8}, "mode": "lines", "name": "ray", "opacity": 0.25, "showlegend": false, "type": "scatter3d", "x": [0.8895, 0.9953], "y": [3.9, 0.4014], "z": [0.0, 0.005673]}, {"hoverinfo": "skip", "line": {"width": 0.8}, "mode": "lines", "name": "ray", "opacity": 0.25, "showlegend": false, "type": "scatter3d", "x": [0.8895, -0.1379], "y": [3.9, 0.6175], "z": [0.0, -0.6488]}, {"hoverinfo": "skip", "line": {"width": 0.8}, "mode": "lines", "name": "ray", "opacity": 0.25, "showlegend": false, "type": "scatter3d", "x": [0.8895, -0.228], "y": [3.9, 0.6127], "z": [0.0, -0.4424]}, {"hoverinfo": "skip", "line": {"width": 0.8}, "mode": "lines", "name": "ray", "opacity": 0.25, "showlegend": false, "type": "scatter3d", "x": [0.8895, 0.319], "y": [3.9, 0.4534], "z": [0.0, 0.2161]}, {"hoverinfo": "skip", "line": {"width": 0.8}, "mode": "lines", "name": "ray", "opacity": 0.25, "showlegend": false, "type": "scatter3d", "x": [0.8895, -0.4125], "y": [3.9, 0.7243], "z": [0.0, -0.686]}, {"hoverinfo": "skip", "line": {"width": 0.8}, "mode": "lines", "name": "ray", "opacity": 0.25, "showlegend": false, "type": "scatter3d", "x": [0.8895, 0.1389], "y": [3.9, 0.5747], "z": [0.0, -0.7935]}, {"hoverinfo": "skip", "line": {"width": 0.8}, "mode": "lines", "name": "ray", "opacity": 0.25, "showlegend": false, "type": "scatter3d", "x": [0.8895, 0.9652], "y": [3.9, 0.4391], "z": [0.0, 0.5173]}], "layout": {"margin": {"b": 0, "l": 0, "r": 0, "t": 40}, "scene": {"aspectmode": "data", "xaxis": {"showgrid": true, "title": {"text": ""}}, "yaxis": {"showgrid": true, "title": {"text": ""}}, "zaxis": {"showgrid": true, "title": {"text": ""}}}, "title": {"text": "World & Camera view (frame idx=0, id=000000)"}}}
